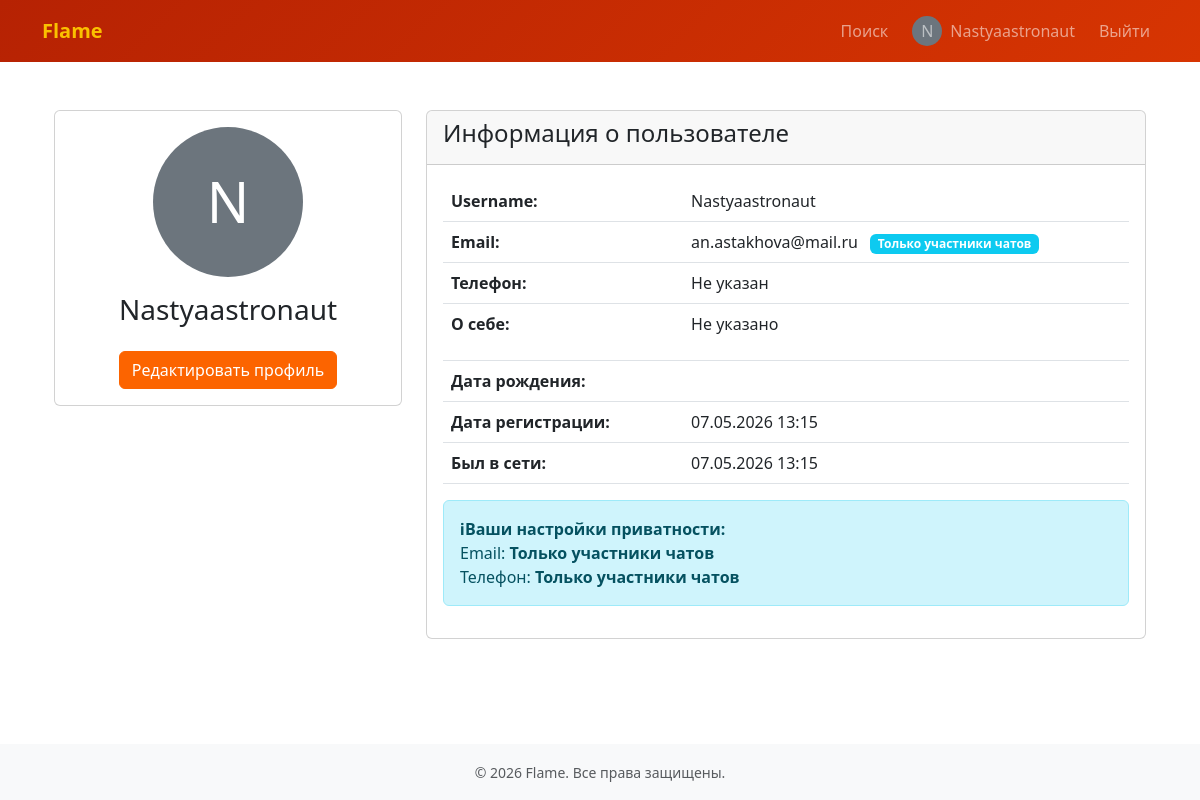
Page /profile/ (signed in) on the committed database.
### users/models.py (models this page shows, shortened)
class CustomUser(AbstractUser):
    email = models.EmailField(unique=True, verbose_name='Email')
    phone_regex = RegexValidator(
        regex=r'^\+?7?\d{10}$',
        message="Телефон в формате: +7XXXXXXXXXX (10 цифр)"
    )
    phone = models.CharField(
        max_length=20,
        blank=True,
        null=True,
        verbose_name='Телефон'
    )
    birth_date = models.DateField(blank=True, null=True, verbose_name='Дата рождения')
    bio = models.TextField(blank=True, null=True, verbose_name='О себе')
    avatar = models.ImageField(
        upload_to='avatars/',
        blank=True,
        null=True,
        verbose_name='Аватар'
    )
    last_online = models.DateTimeField(auto_now=True, verbose_name='Был в сети')
    PRIVACY_CHOICES = [
        ('everyone', 'Все пользователи'),
        ('members_only', 'Только участники чатов'),
        ('no_one', 'Никто (кроме администраторов)'),
    ]
    email_privacy = models.CharField(
        max_length=20,
        choices=PRIVACY_CHOICES,
        default='members_only',
        verbose_name='Кто видит email'
    )
    phone_privacy = models.CharField(
        max_length=20,
        choices=PRIVACY_CHOICES,
        default='members_only',
        verbose_name='Кто видит телефон'
    )
    USERNAME_FIELD = 'username'
    REQUIRED_FIELDS = ['email']
    def can_see_email(self, viewer):
        if viewer == self or viewer.is_superuser or viewer.is_staff:
            return True
    def can_see_phone(self, viewer):
        if viewer == self or viewer.is_superuser or viewer.is_staff:
            return True

### users/views.py (the view)
# urls.py: path('profile/', profile_view, name='profile'),
@login_required
def profile_view(request, username=None):
    if username:
        user = get_object_or_404(CustomUser, username=username)
    else:
        user = request.user
    user.can_see_email_flag = user.can_see_email(request.user)
    user.can_see_phone_flag = user.can_see_phone(request.user)
    return render(request, 'users/profile.html', {'user': user})

### templates/users/profile.html (shortened to what this page needs)
{% extends 'base.html' %}
{% load static %}
{% block content %}
<div class="container py-4">
    <div class="row">
        <div class="col-md-4">
            <div class="card">
                <div class="card-body text-center">
                    {% if user.avatar %}
                        <img src="{{ user.avatar.url }}" alt="Аватар" class="rounded-circle img-fluid mb-3" style="width: 150px; height: 150px; object-fit: cover;">
                    {% else %}
                        <div class="rounded-circle bg-secondary d-flex align-items-center justify-content-center mx-auto mb-3" style="width: 150px; height: 150px;">
                            <span class="text-white display-4">{{ user.username|first|upper }}</span>
                        </div>
                    {% endif %}
                    <h3>{{ user.username }}</h3>
                    {% if request.user == user %}
                        <a href="{% url 'users:profile_edit' %}" class="btn btn-primary mt-3">Редактировать профиль</a>
                    {% else %}
                        <a href="{% url 'chat:create_direct' user.id %}" class="btn btn-primary mt-3">Написать сообщение</a>
                    {% endif %}
                </div>
            </div>
        </div>
        <div class="col-md-8">
            <div class="card">
                <div class="card-header">
                    <h4>Информация о пользователе</h4>
                </div>
                <div class="card-body">
                    <table class="table">
                        <tr>
                            <th style="width: 35%">Username:</th>
                            <td>{{ user.username }}</td>
                        </tr>
                        <tr>
                            <th>Email:</th>
                            <td>
                                {% if request.user == user %}
                                    {{ user.email }}
                                    {% if user.email_privacy != 'everyone' %}
                                        <span class="badge bg-info ms-2">
                                            {% if user.email_privacy == 'members_only' %}
                                                Только участники чатов
                                            {% else %}
                                                Скрыто
                                            {% endif %}
                                        </span>
                                    {% endif %}
                                {% endif %}
                            </td>
                        </tr>
                        <tr>
                            <th>Телефон:</th>
                            <td>
                                {% if request.user == user %}
                                    {{ user.phone|default:"Не указан" }}
                                {% endif %}
                            </td>
                        </tr>
                        <tr>
                            <th>О себе:</th>
                            <td>{{ user.bio|default:"Не указано"|linebreaks }}</td>
                        </tr>
                        <tr>
                            <th>Дата рождения:</th>
                            <td>{{ user.birth_date|default:"Не указана"|date:"d.m.Y" }}</td>
                        </tr>
                        <tr>
                            <th>Дата регистрации:</th>
                            <td>{{ user.date_joined|date:"d.m.Y H:i" }}</td>
                        </tr>
                        <tr>
                            <th>Был в сети:</th>
                            <td>{{ user.last_online|date:"d.m.Y H:i" }}</td>
                        </tr>
                    </table>
                    {% if request.user == user %}
                        <div class="alert alert-info mt-3">
                            <strong>ℹВаши настройки приватности:</strong><br>
                            Email: <strong>{{ user.get_email_privacy_display }}</strong><br>
                            Телефон: <strong>{{ user.get_phone_privacy_display }}</strong>
                        </div>
                    {% endif %}
                </div>
            </div>
        </div>
    </div>
</div>
{% endblock %}

### templates/base.html (shortened to what this page needs)
<!DOCTYPE html>
<html lang="ru">
<head>
    <link href="https://cdn.jsdelivr.net/npm/bootstrap@5.3.0/dist/css/bootstrap.min.css" rel="stylesheet">
</head>
<body class="d-flex flex-column min-vh-100">
    <nav class="navbar navbar-expand-lg navbar-dark" style="background: linear-gradient(135deg, #B62203 0%, #D73502 100%);">
        <div class="container">
            <a class="navbar-brand" href="{% url 'chat:list' %}">Flame</a>
            <div class="collapse navbar-collapse" id="navbarNav">
                <ul class="navbar-nav ms-auto align-items-center gap-2">
                    {% if user.is_authenticated %}
                        <li class="nav-item">
                            <a class="nav-link" href="{% url 'users:user_search' %}">Поиск</a>
                        </li>
                        <li class="nav-item">
                            <a class="nav-link d-flex align-items-center gap-2" href="{% url 'users:profile' %}">
                                {% if user.avatar %}
                                    <img src="{{ user.avatar.url }}" alt="avatar" style="width: 30px; height: 30px; border-radius: 50%; object-fit: cover;">
                                {% else %}
                                    <span style="display: inline-block; width: 30px; height: 30px; line-height: 30px; text-align: center; background: #6c757d; border-radius: 50%;">{{ user.username|first|upper }}</span>
                                {% endif %}
                                <span>{{ user.username }}</span>
                            </a>
                        </li>
                        <li class="nav-item">
                            <form method="post" action="{% url 'users:logout' %}" class="d-inline">
                                <button type="submit" class="btn btn-link nav-link" style="display: inline-block;">Выйти</button>
                            </form>
                        </li>
                    {% endif %}
                </ul>
            </div>
        </div>
    </nav>
    <main class="flex-grow-1">
        <div class="container mt-4">
            {% block content %}
            {% endblock %}
        </div>
    </main>
    <footer class="bg-light text-center text-muted py-3">
        <div class="container">
            <small>&copy; 2026 Flame. Все права защищены.</small>
        </div>
    </footer>
</body>
</html>

### templates/base.html (style rules this page uses)
:root { --dark-cherry: #801100; --dragon: #B62203; --bishop: #D73502; --cadmium: #FC6400; --fire-orange: #FF7500; --golden: #FAC000; }
body { background-color: white; color: #333; }
.navbar { background: linear-gradient(135deg, var(--dark-cherry) 0%, var(--dragon) 100%); }
.navbar-brand { font-weight: bold; color: var(--golden) !important; }
.btn-primary { background-color: var(--cadmium); border-color: var(--cadmium); }
footer { background-color: #f8f9fa !important; color: #6c757d !important; }

### rows in the picture
CustomUser: username|first "N", username "Nastyaastronaut", email "an.astakhova@mail.ru", phone "Не указан", bio "Не указано", date_joined "07.05.2026 13:15", last_online "07.05.2026 13:15", email_privacy "Только участники чатов", phone_privacy "Только участники чатов"
